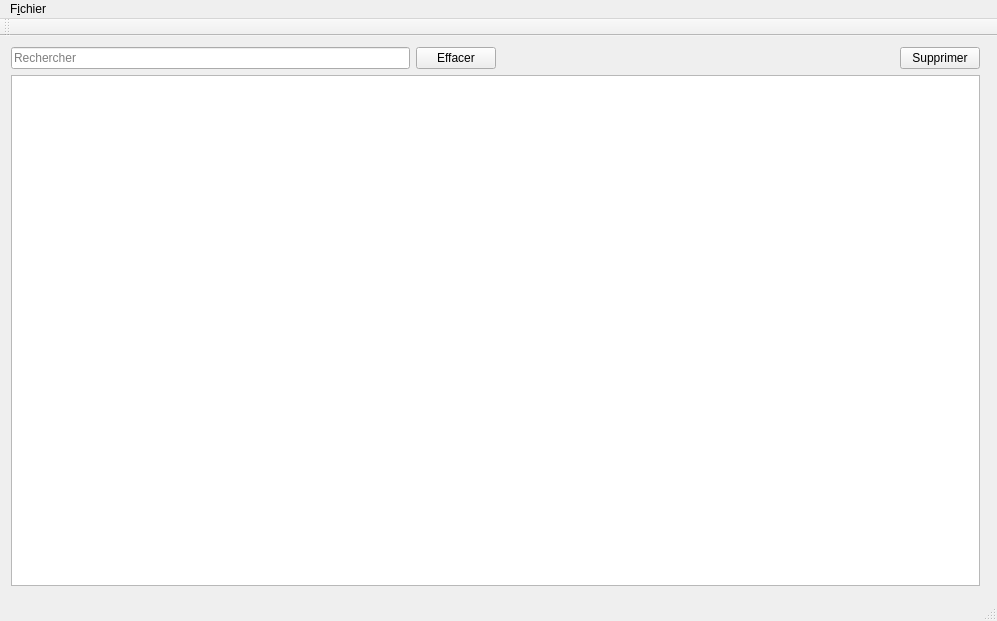
<?xml version="1.0" encoding="UTF-8"?>
<ui version="4.0">
 <class>MainWindow</class>
 <widget class="QMainWindow" name="MainWindow">
  <property name="windowModality">
   <enum>Qt::WindowModal</enum>
  </property>
  <property name="geometry">
   <rect>
    <x>0</x>
    <y>0</y>
    <width>997</width>
    <height>621</height>
   </rect>
  </property>
  <property name="windowTitle">
   <string>Liste Tableau</string>
  </property>
  <widget class="QWidget" name="centralWidget">
   <widget class="QWidget" name="verticalLayoutWidget">
    <property name="geometry">
     <rect>
      <x>0</x>
      <y>0</y>
      <width>991</width>
      <height>561</height>
     </rect>
    </property>
    <layout class="QVBoxLayout" name="verticalLayout">
     <item>
      <layout class="QHBoxLayout" name="horizontalLayout">
       <item>
        <widget class="QLineEdit" name="leSearch">
         <property name="inputMask">
          <string/>
         </property>
         <property name="placeholderText">
          <string>Rechercher</string>
         </property>
        </widget>
       </item>
       <item>
        <widget class="QPushButton" name="erase_leSearch">
         <property name="text">
          <string>Effacer</string>
         </property>
        </widget>
       </item>
       <item>
        <spacer name="horizontalSpacer">
         <property name="orientation">
          <enum>Qt::Horizontal</enum>
         </property>
         <property name="sizeHint" stdset="0">
          <size>
           <width>40</width>
           <height>20</height>
          </size>
         </property>
        </spacer>
       </item>
       <item>
        <widget class="QPushButton" name="pbSupCanva">
         <property name="text">
          <string>Supprimer</string>
         </property>
        </widget>
       </item>
      </layout>
     </item>
     <item>
      <widget class="QListWidget" name="lvTableaux">
       <property name="dragDropMode">
        <enum>QAbstractItemView::DragDrop</enum>
       </property>
       <property name="defaultDropAction">
        <enum>Qt::CopyAction</enum>
       </property>
       <property name="viewMode">
        <enum>QListView::IconMode</enum>
       </property>
      </widget>
     </item>
    </layout>
   </widget>
  </widget>
  <widget class="QMenuBar" name="menuBar">
   <property name="geometry">
    <rect>
     <x>0</x>
     <y>0</y>
     <width>997</width>
     <height>20</height>
    </rect>
   </property>
   <property name="nativeMenuBar">
    <bool>false</bool>
   </property>
   <widget class="QMenu" name="menuFichier">
    <property name="title">
     <string>F&amp;ichier</string>
    </property>
    <addaction name="actionOuvrir"/>
    <addaction name="actionEnregistrer"/>
   </widget>
   <addaction name="menuFichier"/>
  </widget>
  <widget class="QToolBar" name="mainToolBar">
   <attribute name="toolBarArea">
    <enum>TopToolBarArea</enum>
   </attribute>
   <attribute name="toolBarBreak">
    <bool>false</bool>
   </attribute>
  </widget>
  <widget class="QStatusBar" name="statusBar"/>
  <action name="actionOuvrir">
   <property name="text">
    <string>&amp;Ouvrir</string>
   </property>
  </action>
  <action name="actionEnregistrer">
   <property name="text">
    <string>&amp;Enregistrer</string>
   </property>
  </action>
 </widget>
 <layoutdefault spacing="6" margin="11"/>
 <resources/>
 <connections/>
</ui>
